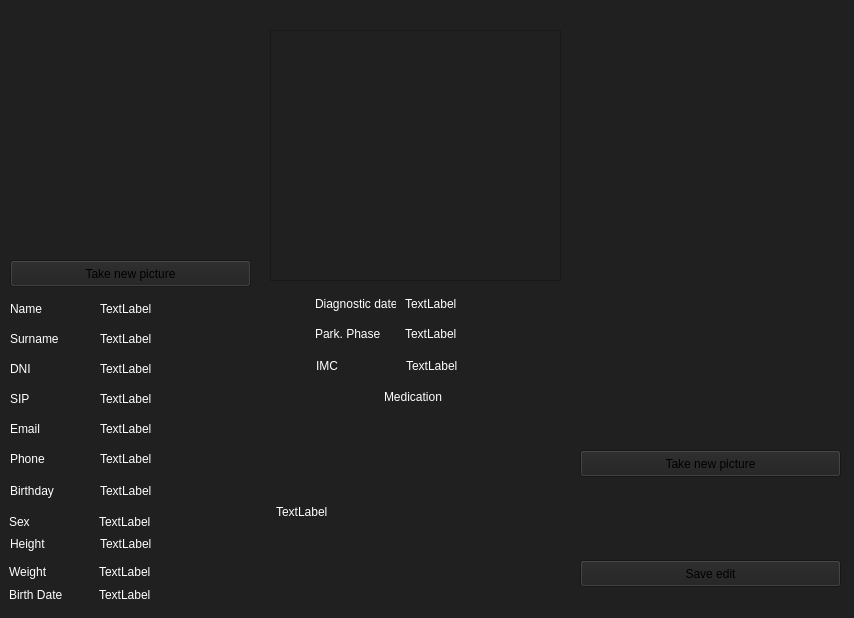
<?xml version="1.0" encoding="UTF-8"?>
<ui version="4.0">
 <class>Form</class>
 <widget class="QWidget" name="Form">
  <property name="geometry">
   <rect>
    <x>0</x>
    <y>0</y>
    <width>854</width>
    <height>618</height>
   </rect>
  </property>
  <property name="windowTitle">
   <string>Form</string>
  </property>
  <property name="styleSheet">
   <string notr="true">QWidget { background-color: rgb(32,32,32); }</string>
  </property>
  <widget class="QLabel" name="label">
   <property name="geometry">
    <rect>
     <x>10</x>
     <y>300</y>
     <width>67</width>
     <height>17</height>
    </rect>
   </property>
   <property name="styleSheet">
    <string notr="true">QLabel { color: rgb(255,255,255); }</string>
   </property>
   <property name="text">
    <string>Name</string>
   </property>
  </widget>
  <widget class="QLabel" name="labelName">
   <property name="geometry">
    <rect>
     <x>100</x>
     <y>300</y>
     <width>151</width>
     <height>17</height>
    </rect>
   </property>
   <property name="styleSheet">
    <string notr="true">QLabel { color: rgb(255,255,255); }</string>
   </property>
   <property name="text">
    <string>TextLabel</string>
   </property>
  </widget>
  <widget class="QLabel" name="label_3">
   <property name="geometry">
    <rect>
     <x>10</x>
     <y>360</y>
     <width>67</width>
     <height>17</height>
    </rect>
   </property>
   <property name="styleSheet">
    <string notr="true">QLabel { color: rgb(255,255,255); }</string>
   </property>
   <property name="text">
    <string>DNI</string>
   </property>
  </widget>
  <widget class="QLabel" name="labelDNI">
   <property name="geometry">
    <rect>
     <x>100</x>
     <y>360</y>
     <width>151</width>
     <height>17</height>
    </rect>
   </property>
   <property name="styleSheet">
    <string notr="true">QLabel { color: rgb(255,255,255); }</string>
   </property>
   <property name="text">
    <string>TextLabel</string>
   </property>
  </widget>
  <widget class="QLabel" name="labelSurname">
   <property name="geometry">
    <rect>
     <x>100</x>
     <y>330</y>
     <width>151</width>
     <height>17</height>
    </rect>
   </property>
   <property name="styleSheet">
    <string notr="true">QLabel { color: rgb(255,255,255); }</string>
   </property>
   <property name="text">
    <string>TextLabel</string>
   </property>
  </widget>
  <widget class="QLabel" name="label_2">
   <property name="geometry">
    <rect>
     <x>10</x>
     <y>330</y>
     <width>67</width>
     <height>17</height>
    </rect>
   </property>
   <property name="styleSheet">
    <string notr="true">QLabel { color: rgb(255,255,255); }</string>
   </property>
   <property name="text">
    <string>Surname</string>
   </property>
  </widget>
  <widget class="QLabel" name="labelSIP">
   <property name="geometry">
    <rect>
     <x>100</x>
     <y>390</y>
     <width>151</width>
     <height>17</height>
    </rect>
   </property>
   <property name="styleSheet">
    <string notr="true">QLabel { color: rgb(255,255,255); }</string>
   </property>
   <property name="text">
    <string>TextLabel</string>
   </property>
  </widget>
  <widget class="QLabel" name="label_4">
   <property name="geometry">
    <rect>
     <x>10</x>
     <y>420</y>
     <width>67</width>
     <height>17</height>
    </rect>
   </property>
   <property name="styleSheet">
    <string notr="true">QLabel { color: rgb(255,255,255); }</string>
   </property>
   <property name="text">
    <string>Email</string>
   </property>
  </widget>
  <widget class="QLabel" name="label_5">
   <property name="geometry">
    <rect>
     <x>10</x>
     <y>450</y>
     <width>67</width>
     <height>17</height>
    </rect>
   </property>
   <property name="styleSheet">
    <string notr="true">QLabel { color: rgb(255,255,255); }</string>
   </property>
   <property name="text">
    <string>Phone</string>
   </property>
  </widget>
  <widget class="QLabel" name="label_6">
   <property name="geometry">
    <rect>
     <x>10</x>
     <y>390</y>
     <width>67</width>
     <height>17</height>
    </rect>
   </property>
   <property name="styleSheet">
    <string notr="true">QLabel { color: rgb(255,255,255); }</string>
   </property>
   <property name="text">
    <string>SIP</string>
   </property>
  </widget>
  <widget class="QLabel" name="labelPhone">
   <property name="geometry">
    <rect>
     <x>100</x>
     <y>450</y>
     <width>151</width>
     <height>17</height>
    </rect>
   </property>
   <property name="styleSheet">
    <string notr="true">QLabel { color: rgb(255,255,255); }</string>
   </property>
   <property name="text">
    <string>TextLabel</string>
   </property>
  </widget>
  <widget class="QLabel" name="labelEmail">
   <property name="geometry">
    <rect>
     <x>100</x>
     <y>420</y>
     <width>151</width>
     <height>17</height>
    </rect>
   </property>
   <property name="styleSheet">
    <string notr="true">QLabel { color: rgb(255,255,255); }</string>
   </property>
   <property name="text">
    <string>TextLabel</string>
   </property>
  </widget>
  <widget class="QLabel" name="labelBirthday">
   <property name="geometry">
    <rect>
     <x>100</x>
     <y>482</y>
     <width>151</width>
     <height>17</height>
    </rect>
   </property>
   <property name="styleSheet">
    <string notr="true">QLabel { color: rgb(255,255,255); }</string>
   </property>
   <property name="text">
    <string>TextLabel</string>
   </property>
  </widget>
  <widget class="QLabel" name="label_7">
   <property name="geometry">
    <rect>
     <x>10</x>
     <y>482</y>
     <width>67</width>
     <height>17</height>
    </rect>
   </property>
   <property name="styleSheet">
    <string notr="true">QLabel { color: rgb(255,255,255); }</string>
   </property>
   <property name="text">
    <string>Birthday</string>
   </property>
  </widget>
  <widget class="QLabel" name="label_8">
   <property name="geometry">
    <rect>
     <x>9</x>
     <y>513</y>
     <width>67</width>
     <height>17</height>
    </rect>
   </property>
   <property name="styleSheet">
    <string notr="true">QLabel { color: rgb(255,255,255); }</string>
   </property>
   <property name="text">
    <string>Sex</string>
   </property>
  </widget>
  <widget class="QLabel" name="labelSex">
   <property name="geometry">
    <rect>
     <x>99</x>
     <y>513</y>
     <width>131</width>
     <height>17</height>
    </rect>
   </property>
   <property name="styleSheet">
    <string notr="true">QLabel { color: rgb(255,255,255); }</string>
   </property>
   <property name="text">
    <string>TextLabel</string>
   </property>
  </widget>
  <widget class="QLabel" name="labelFacePic">
   <property name="geometry">
    <rect>
     <x>10</x>
     <y>30</y>
     <width>241</width>
     <height>221</height>
    </rect>
   </property>
   <property name="text">
    <string/>
   </property>
  </widget>
  <widget class="QLabel" name="labelBodyPic">
   <property name="geometry">
    <rect>
     <x>573</x>
     <y>30</y>
     <width>271</width>
     <height>401</height>
    </rect>
   </property>
   <property name="text">
    <string/>
   </property>
  </widget>
  <widget class="QPushButton" name="newBPicButton">
   <property name="geometry">
    <rect>
     <x>580</x>
     <y>450</y>
     <width>261</width>
     <height>27</height>
    </rect>
   </property>
   <property name="text">
    <string>Take new picture</string>
   </property>
  </widget>
  <widget class="QPushButton" name="newFPicButton">
   <property name="geometry">
    <rect>
     <x>10</x>
     <y>260</y>
     <width>241</width>
     <height>27</height>
    </rect>
   </property>
   <property name="text">
    <string>Take new picture</string>
   </property>
  </widget>
  <widget class="QListView" name="listView">
   <property name="geometry">
    <rect>
     <x>270</x>
     <y>30</y>
     <width>291</width>
     <height>251</height>
    </rect>
   </property>
  </widget>
  <widget class="QLabel" name="label_9">
   <property name="geometry">
    <rect>
     <x>10</x>
     <y>535</y>
     <width>67</width>
     <height>17</height>
    </rect>
   </property>
   <property name="styleSheet">
    <string notr="true">QLabel { color: rgb(255,255,255); }</string>
   </property>
   <property name="text">
    <string>Height</string>
   </property>
  </widget>
  <widget class="QLabel" name="labelHeight">
   <property name="geometry">
    <rect>
     <x>100</x>
     <y>535</y>
     <width>131</width>
     <height>17</height>
    </rect>
   </property>
   <property name="styleSheet">
    <string notr="true">QLabel { color: rgb(255,255,255); }</string>
   </property>
   <property name="text">
    <string>TextLabel</string>
   </property>
  </widget>
  <widget class="QLabel" name="label_10">
   <property name="geometry">
    <rect>
     <x>9</x>
     <y>563</y>
     <width>67</width>
     <height>17</height>
    </rect>
   </property>
   <property name="styleSheet">
    <string notr="true">QLabel { color: rgb(255,255,255); }</string>
   </property>
   <property name="text">
    <string>Weight</string>
   </property>
  </widget>
  <widget class="QLabel" name="labelWeight">
   <property name="geometry">
    <rect>
     <x>99</x>
     <y>563</y>
     <width>131</width>
     <height>17</height>
    </rect>
   </property>
   <property name="styleSheet">
    <string notr="true">QLabel { color: rgb(255,255,255); }</string>
   </property>
   <property name="text">
    <string>TextLabel</string>
   </property>
  </widget>
  <widget class="QLabel" name="label_11">
   <property name="geometry">
    <rect>
     <x>9</x>
     <y>586</y>
     <width>67</width>
     <height>17</height>
    </rect>
   </property>
   <property name="styleSheet">
    <string notr="true">QLabel { color: rgb(255,255,255); }</string>
   </property>
   <property name="text">
    <string>Birth Date</string>
   </property>
  </widget>
  <widget class="QLabel" name="labelBirthDate">
   <property name="geometry">
    <rect>
     <x>99</x>
     <y>586</y>
     <width>131</width>
     <height>17</height>
    </rect>
   </property>
   <property name="styleSheet">
    <string notr="true">QLabel { color: rgb(255,255,255); }</string>
   </property>
   <property name="text">
    <string>TextLabel</string>
   </property>
  </widget>
  <widget class="QLabel" name="label_12">
   <property name="geometry">
    <rect>
     <x>315</x>
     <y>295</y>
     <width>81</width>
     <height>17</height>
    </rect>
   </property>
   <property name="styleSheet">
    <string notr="true">QLabel { color: rgb(255,255,255); }</string>
   </property>
   <property name="text">
    <string>Diagnostic date</string>
   </property>
  </widget>
  <widget class="QLabel" name="labelDiagnosticDate">
   <property name="geometry">
    <rect>
     <x>405</x>
     <y>295</y>
     <width>131</width>
     <height>17</height>
    </rect>
   </property>
   <property name="styleSheet">
    <string notr="true">QLabel { color: rgb(255,255,255); }</string>
   </property>
   <property name="text">
    <string>TextLabel</string>
   </property>
  </widget>
  <widget class="QLabel" name="label_13">
   <property name="geometry">
    <rect>
     <x>315</x>
     <y>325</y>
     <width>67</width>
     <height>17</height>
    </rect>
   </property>
   <property name="styleSheet">
    <string notr="true">QLabel { color: rgb(255,255,255); }</string>
   </property>
   <property name="text">
    <string>Park. Phase</string>
   </property>
  </widget>
  <widget class="QLabel" name="labelParkPhase">
   <property name="geometry">
    <rect>
     <x>405</x>
     <y>325</y>
     <width>131</width>
     <height>17</height>
    </rect>
   </property>
   <property name="styleSheet">
    <string notr="true">QLabel { color: rgb(255,255,255); }</string>
   </property>
   <property name="text">
    <string>TextLabel</string>
   </property>
  </widget>
  <widget class="QLabel" name="label_14">
   <property name="geometry">
    <rect>
     <x>316</x>
     <y>357</y>
     <width>67</width>
     <height>17</height>
    </rect>
   </property>
   <property name="styleSheet">
    <string notr="true">QLabel { color: rgb(255,255,255); }</string>
   </property>
   <property name="text">
    <string>IMC</string>
   </property>
  </widget>
  <widget class="QLabel" name="labelImc">
   <property name="geometry">
    <rect>
     <x>406</x>
     <y>357</y>
     <width>131</width>
     <height>17</height>
    </rect>
   </property>
   <property name="styleSheet">
    <string notr="true">QLabel { color: rgb(255,255,255); }</string>
   </property>
   <property name="text">
    <string>TextLabel</string>
   </property>
  </widget>
  <widget class="QLabel" name="label_15">
   <property name="geometry">
    <rect>
     <x>384</x>
     <y>388</y>
     <width>67</width>
     <height>17</height>
    </rect>
   </property>
   <property name="styleSheet">
    <string notr="true">QLabel { color: rgb(255,255,255); }</string>
   </property>
   <property name="text">
    <string>Medication</string>
   </property>
  </widget>
  <widget class="QLabel" name="labelMedication">
   <property name="geometry">
    <rect>
     <x>276</x>
     <y>416</y>
     <width>290</width>
     <height>192</height>
    </rect>
   </property>
   <property name="styleSheet">
    <string notr="true">QLabel { color: rgb(255,255,255); }</string>
   </property>
   <property name="text">
    <string>TextLabel</string>
   </property>
  </widget>
  <widget class="QPushButton" name="saveEditButton">
   <property name="geometry">
    <rect>
     <x>580</x>
     <y>560</y>
     <width>261</width>
     <height>27</height>
    </rect>
   </property>
   <property name="text">
    <string>Save edit</string>
   </property>
  </widget>
 </widget>
 <resources/>
 <connections/>
</ui>
